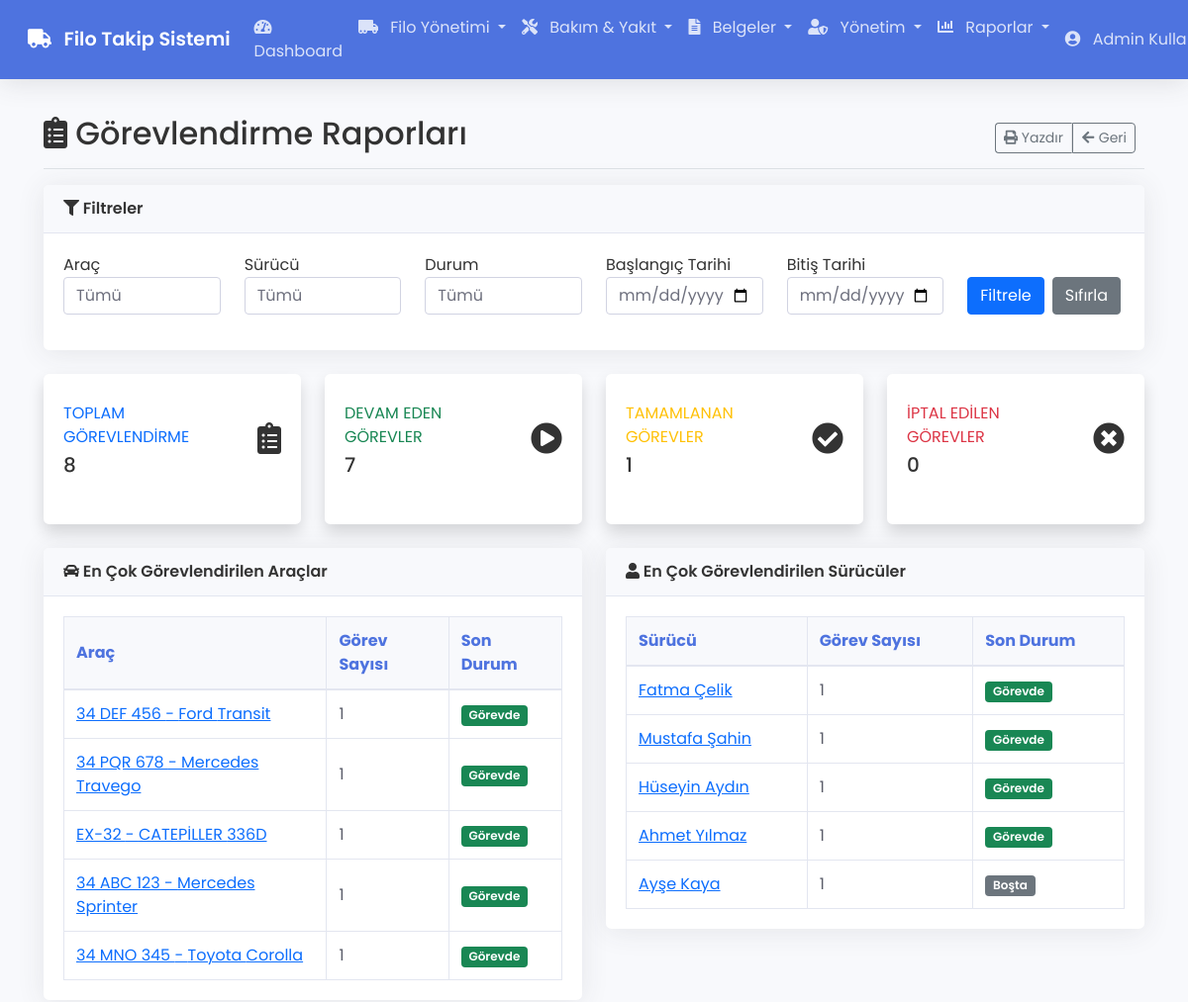
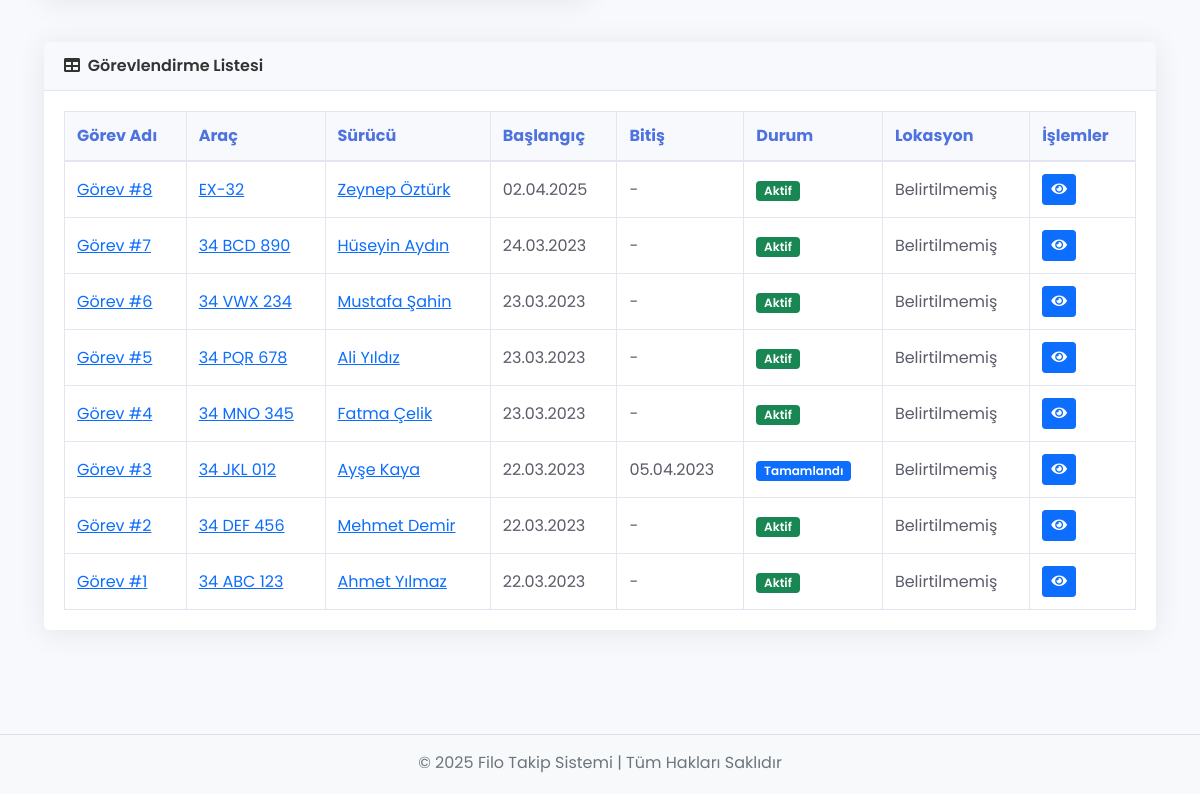
Page /reports/assignments (signed in) on the committed database (2 pictures, top to bottom).
### tables this page shows
CREATE TABLE `vehicles` (
  `id` int(11) NOT NULL,
  `plate_number` varchar(20) NOT NULL,
  `brand` varchar(100) NOT NULL,
  `model` varchar(100) NOT NULL,
  `year` int(11) DEFAULT NULL,
  `company_id` int(11) DEFAULT NULL,
  `vehicle_type` enum('Otomobil','Kamyonet','Kamyon','Otobüs') NOT NULL,
  `status` enum('Aktif','Pasif','Bakımda') NOT NULL DEFAULT 'Aktif',
  `created_at` timestamp NOT NULL DEFAULT current_timestamp()
);

CREATE TABLE `drivers` (
  `id` int(11) NOT NULL,
  `name` varchar(100) NOT NULL,
  `surname` varchar(100) NOT NULL,
  `identity_number` varchar(20) NOT NULL,
  `license_number` varchar(20) NOT NULL,
  `primary_license_type` varchar(5) DEFAULT NULL,
  `license_issue_date` date DEFAULT NULL,
  `license_expiry_date` date DEFAULT NULL,
  `company_id` int(11) DEFAULT NULL,
  `phone` varchar(20) NOT NULL,
  `email` varchar(100) DEFAULT NULL,
  `address` text DEFAULT NULL,
  `status` enum('Aktif','Pasif','İzinli') NOT NULL DEFAULT 'Aktif',
  `created_at` timestamp NOT NULL DEFAULT current_timestamp()
);

CREATE TABLE `vehicle_assignments` (
  `id` int(11) NOT NULL,
  `vehicle_id` int(11) NOT NULL,
  `driver_id` int(11) NOT NULL,
  `start_date` date NOT NULL,
  `end_date` date DEFAULT NULL,
  `status` enum('Aktif','Tamamlandı','İptal') NOT NULL DEFAULT 'Aktif',
  `notes` text DEFAULT NULL,
  `created_at` timestamp NOT NULL DEFAULT current_timestamp()
);

### app/views/reports/assignments.php (the view, shortened to what the rows shown need)
<?php require APPROOT . '/views/inc/header.php'; ?>
<div class="container-fluid">
    <div class="d-flex justify-content-between flex-wrap flex-md-nowrap align-items-center pt-3 pb-2 mb-3 border-bottom">
        <h1 class="h2"><i class="fas fa-clipboard-list"></i> Görevlendirme Raporları</h1>
    </div>
    <div class="row mb-4">
        <div class="col-md-6">
            <div class="card">
                <div class="card-body">
                    <div class="table-responsive">
                        <table class="table table-bordered">
                            <thead>
                                <tr>
                                    <th>Araç</th>
                                    <th>Görev Sayısı</th>
                                    <th>Son Durum</th>
                                </tr>
                            </thead>
                            <tbody>
                                <?php foreach($data['topVehicles'] as $vehicle) : ?>
                                    <tr>
                                        <td>
                                            <a href="<?php echo URLROOT; ?>/vehicles/show/<?php echo $vehicle->vehicle_id; ?>">
                                                <?php echo $vehicle->plate_number; ?> - <?php echo $vehicle->brand; ?> <?php echo $vehicle->model; ?>
                                            </a>
                                        </td>
                                        <td><?php echo $vehicle->assignment_count; ?></td>
                                        <td>
                                            <?php if ($vehicle->current_status == 'Aktif') : ?>
                                                <span class="badge bg-success">Görevde</span>
                                            <?php else : ?>
                                                <span class="badge bg-secondary">Boşta</span>
                                            <?php endif; ?>
                                        </td>
                                    </tr>
                                <?php endforeach; ?>
                            </tbody>
                        </table>
                    </div>
                </div>
            </div>
        </div>
        <div class="col-md-6">
            <div class="card">
                <div class="card-body">
                    <div class="table-responsive">
                        <table class="table table-bordered">
                            <thead>
                                <tr>
                                    <th>Sürücü</th>
                                    <th>Görev Sayısı</th>
                                    <th>Son Durum</th>
                                </tr>
                            </thead>
                            <tbody>
                                <?php foreach($data['topDrivers'] as $driver) : ?>
                                    <tr>
                                        <td>
                                            <a href="<?php echo URLROOT; ?>/drivers/show/<?php echo $driver->driver_id; ?>">
                                                <?php echo $driver->driver_name; ?>
                                            </a>
                                        </td>
                                        <td><?php echo $driver->assignment_count; ?></td>
                                        <td>
                                            <?php if ($driver->current_status == 'Aktif') : ?>
                                                <span class="badge bg-success">Görevde</span>
                                            <?php else : ?>
                                                <span class="badge bg-secondary">Boşta</span>
                                            <?php endif; ?>
                                        </td>
                                    </tr>
                                <?php endforeach; ?>
                            </tbody>
                        </table>
                    </div>
                </div>
            </div>
        </div>
    </div>
    <div class="card mb-4">
        <div class="card-body">
            <div class="table-responsive">
                <table class="table table-hover table-bordered" id="dataTable" width="100%" cellspacing="0">
                    <thead>
                        <tr>
                            <th>Görev Adı</th>
                            <th>Araç</th>
                            <th>Sürücü</th>
                            <th>Başlangıç</th>
                            <th>Bitiş</th>
                            <th>Durum</th>
                            <th>Lokasyon</th>
                            <th>İşlemler</th>
                        </tr>
                    </thead>
                    <tbody>
                        <?php foreach($data['assignments'] as $assignment) : ?>
                            <tr>
                                <td>
                                    <a href="<?php echo URLROOT; ?>/assignments/show/<?php echo $assignment->id; ?>">
                                        <?php echo 'Görev #' . $assignment->id; ?>
                                    </a>
                                </td>
                                <td>
                                    <a href="<?php echo URLROOT; ?>/vehicles/show/<?php echo $assignment->vehicle_id; ?>">
                                        <?php echo $assignment->plate_number; ?>
                                    </a>
                                </td>
                                <td>
                                    <a href="<?php echo URLROOT; ?>/drivers/show/<?php echo $assignment->driver_id; ?>">
                                        <?php echo $assignment->driver_name; ?>
                                    </a>
                                </td>
                                <td><?php echo date('d.m.Y', strtotime($assignment->start_date)); ?></td>
                                <td>
                                    <?php
                                    if ($assignment->end_date && $assignment->end_date != '0000-00-00') {
                                        echo date('d.m.Y', strtotime($assignment->end_date));
                                    } else {
                                        echo '-';
                                    }
                                    ?>
                                </td>
                                <td>
                                    <?php if ($assignment->status == 'Aktif') : ?>
                                        <span class="badge bg-success">Aktif</span>
                                    <?php elseif ($assignment->status == 'Tamamlandı') : ?>
                                        <span class="badge bg-primary">Tamamlandı</span>
                                    <?php else : ?>
                                        <span class="badge bg-danger">İptal</span>
                                    <?php endif; ?>
                                </td>
                                <td><?php echo isset($assignment->destination) ? $assignment->destination : 'Belirtilmemiş'; ?></td>
                                <td>
                                    <a href="<?php echo URLROOT; ?>/assignments/show/<?php echo $assignment->id; ?>" class="btn btn-sm btn-primary">
                                        <i class="fas fa-eye"></i>
                                    </a>
                                </td>
                            </tr>
                        <?php endforeach; ?>
                    </tbody>
                </table>
            </div>
        </div>
    </div>
</div>
<?php require APPROOT . '/views/inc/footer.php'; ?>

### rows in the picture
vehicles: plate_number "34 DEF 456", brand "Ford", model "Transit", assignment_count "1"
vehicles: plate_number "34 PQR 678", brand "Mercedes", model "Travego", assignment_count "1"
vehicles: plate_number "EX-32", brand "CATEPİLLER", model "336D", assignment_count "1"
vehicles: plate_number "34 ABC 123", brand "Mercedes", model "Sprinter", assignment_count "1"
vehicles: plate_number "34 MNO 345", brand "Toyota", model "Corolla", assignment_count "1"
drivers: driver_name "Fatma Çelik", assignment_count "1", shows "Görevde"
drivers: driver_name "Mustafa Şahin", assignment_count "1", shows "Görevde"
drivers: driver_name "Hüseyin Aydın", assignment_count "1", shows "Görevde"
drivers: driver_name "Ahmet Yılmaz", assignment_count "1", shows "Görevde"
drivers: driver_name "Ayşe Kaya", assignment_count "1", shows "Boşta"
vehicle_assignments: id "8", vehicle.plate_number "EX-32", driver_name "Zeynep Öztürk", start_date "02.04.2025", status "Aktif"
vehicle_assignments: id "7", vehicle.plate_number "34 BCD 890", driver_name "Hüseyin Aydın", start_date "24.03.2023", status "Aktif"
vehicle_assignments: id "6", vehicle.plate_number "34 VWX 234", driver_name "Mustafa Şahin", start_date "23.03.2023", status "Aktif"
vehicle_assignments: id "5", vehicle.plate_number "34 PQR 678", driver_name "Ali Yıldız", start_date "23.03.2023", status "Aktif"
vehicle_assignments: id "4", vehicle.plate_number "34 MNO 345", driver_name "Fatma Çelik", start_date "23.03.2023", status "Aktif"
vehicle_assignments: id "3", vehicle.plate_number "34 JKL 012", driver_name "Ayşe Kaya", start_date "22.03.2023", end_date "05.04.2023", status "Tamamlandı"
vehicle_assignments: id "2", vehicle.plate_number "34 DEF 456", driver_name "Mehmet Demir", start_date "22.03.2023", status "Aktif"
vehicle_assignments: id "1", vehicle.plate_number "34 ABC 123", driver_name "Ahmet Yılmaz", start_date "22.03.2023", status "Aktif"

### other values in the picture
SITENAME "Filo Takip Sistemi"
$_SESSION['user_name'] "Admin…"
$data['assignmentStats']['total'] "8"
$data['assignmentStats']['active'] "7"
$data['assignmentStats']['completed'] "1"
$data['assignmentStats']['cancelled'] "0"
